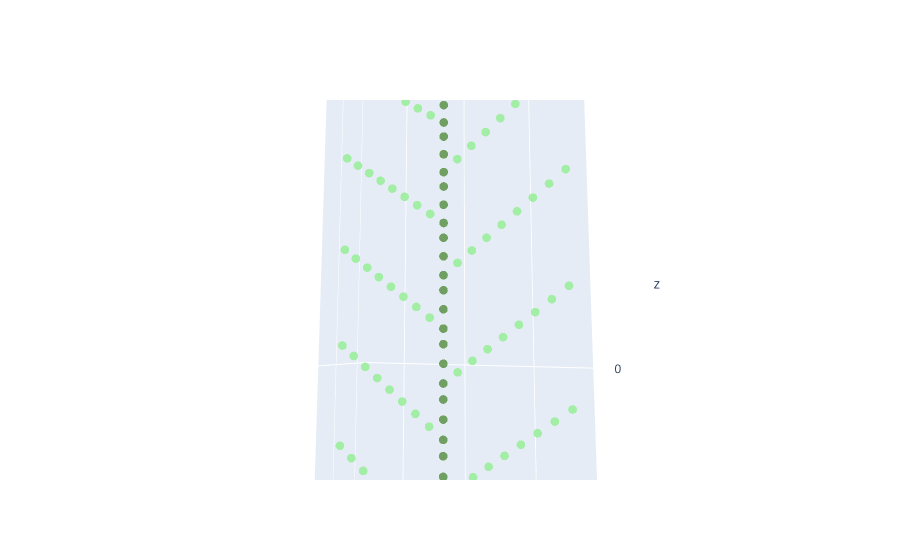
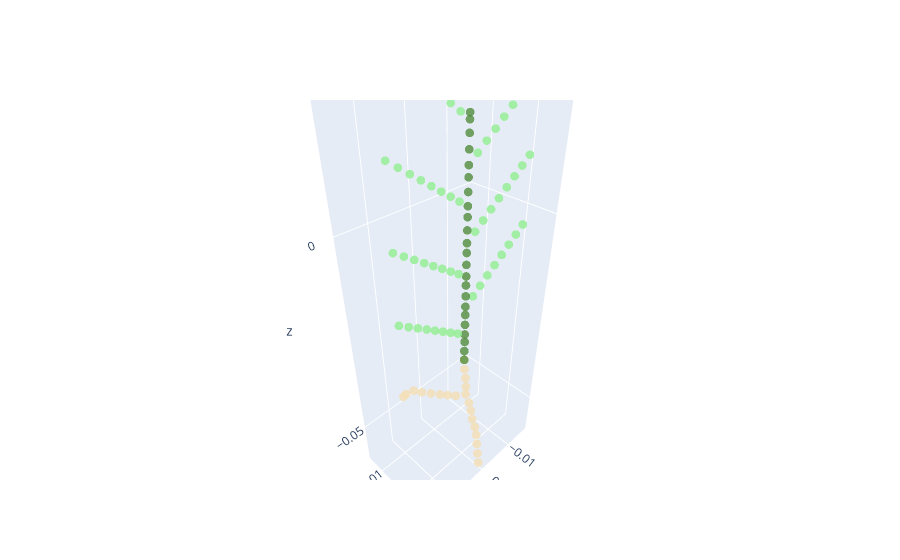

Notebook code cell kept with these figures, in order:
### Markdown cell above
## 5. Change the length of the Stem
### 5.1 lmax: the maximal length
Length is controled by six parameters, among them, the maximal length is controled by lmax. if we only change the lmax, the growth will only depends on the time. Lets see what will happend if we only change the lmax of the main stem:

### Code cell
def change_parameter(input_name, output_name, organ_name, subtype , parameter_name, value_type, value):   
    all_parameter = ET.parse("../modelparameter/{}.xml".format(input_name)) # read the parameter file from xml file
    plant_parameter = all_parameter.getroot() # get the first level of parameters
    original_lmax = plant_parameter.find("./organ[@type='{}'][@subType='{}']/parameter[@name='{}']".format(organ_name, subtype, parameter_name)).get('{}'.format(value_type)) # get function to read the value
    # The '10' in the following line is the value that need to be changed change the value
    plant_parameter.find("./organ[@type='{}'][@subType='{}']/parameter[@name='{}']".format(organ_name, subtype, parameter_name)).set('{}'.format(value_type),'{}'.format(value)) # set function to read the value
    current_lmax = plant_parameter.find("./organ[@type='{}'][@subType='{}']/parameter[@name='{}']".format(organ_name, subtype, parameter_name)).get('{}'.format(value_type)) # get function to read the value
    print('original {} of {} organ with subtype {} is {}, changed to {}'.format(parameter_name, organ_name, subtype ,original_lmax, current_lmax))
    all_parameter.write('../modelparameter/{}.xml'.format(output_name))
change_parameter('PMA2018', 'testXML', 'stem', '1', 'lmax', 'value','10')
name = 'testXML'
smallplant = CPlantBox(name, time, name) # make a plant object in python
fig = visual_plant(smallplant)    
fig.show()
# Try to change the "10" to 5
change_parameter('PMA2018', 'testXML', 'stem', '1', 'lmax', 'value','5')
smallplant = CPlantBox(name, time, name) # make a plant object in python
fig = visual_plant(smallplant)    
fig.show()

### Figure 1 — Plotly figure (JSON) as saved in the notebook; plotly's stock layout.template omitted (floating-point values rounded to 4 significant figures; data arrays with more than 128 entries replaced by an {"elided": "..."} marker saying what was removed)
{"data": [{"marker": {"color": {"elided": "177 int values"}, "colorscale": [[0, "wheat"], [0.5, "darkgreen"], [1, "lightgreen"]], "opacity": 0.8, "size": 3}, "mode": "markers", "type": "scatter3d", "x": {"elided": "177 float values"}, "y": {"elided": "177 float values"}, "z": {"elided": "177 float values"}}], "layout": {"autosize": true, "scene": {"aspectmode": "data", "aspectratio": {"x": 0.9124, "y": 0.2827, "z": 3.877}, "camera": {"center": {"x": 0, "y": 0, "z": 0}, "eye": {"x": -0.6824, "y": 1.448, "z": -0.1768}, "projection": {"type": "perspective"}, "up": {"x": 0, "y": 0, "z": 1}}, "domain": {"x": [0, 1], "y": [0, 1]}}}}

### Figure 2 — Plotly figure (JSON) as saved in the notebook; plotly's stock layout.template omitted (floating-point values rounded to 4 significant figures)
{"data": [{"marker": {"color": [2, 4, 2, 2, 2, 2, 2, 2, 2, 2, 2, 2, 2, 2, 2, 2, 2, 2, 2, 2, 2, 2, 4, 4, 4, 8, 8, 8, 8, 8, 8, 8, 8, 4, 4, 4, 8, 8, 8, 8, 8, 8, 8, 8, 4, 4, 4, 8, 8, 8, 8, 8, 8, 8, 8, 4, 4, 4, 8, 8, 8, 8, 8, 8, 8, 8, 4, 4, 4, 8, 8, 8, 8, 8, 8, 8, 8, 4, 4, 4, 8, 8, 8, 8, 8, 8, 8, 8, 4, 4, 4, 8, 8, 8, 8, 8, 8, 8, 8, 4], "colorscale": [[0, "wheat"], [0.5, "darkgreen"], [1, "lightgreen"]], "opacity": 0.8, "size": 3}, "mode": "markers", "type": "scatter3d", "x": [0, 0, 0.0001289, 6.593e-05, 7.078e-05, 5.144e-05, 0.001164, 0.001556, 0.001941, 0.002745, 0.003622, 0.004155, 0.005294, 0.005906, -0.0002036, -0.0004545, -0.0004272, -0.0006461, -0.0007092, -0.0003333, 0.0002314, 0.0006681, 0, 0, 0, 0.002023, 0.004045, 0.006068, 0.00809, 0.01011, 0.01214, 0.01416, 0.01618, 0, 0, 0, -0.002023, -0.004045, -0.006068, -0.00809, -0.01011, -0.01214, -0.01416, -0.01618, 0, 0, 0, 0.002023, 0.004045, 0.006068, 0.00809, 0.01011, 0.01214, 0.01416, 0.01618, 0, 0, 0, -0.002023, -0.004045, -0.006068, -0.00809, -0.01011, -0.01214, -0.01416, -0.01618, 0, 0, 0, 0.002023, 0.004045, 0.006068, 0.00809, 0.01011, 0.01214, 0.01416, 0.01618, 0, 0, 0, -0.002023, -0.004045, -0.006068, -0.00809, -0.01011, -0.01214, -0.01416, -0.01618, 0, 0, 0, 0.002023, 0.004045, 0.006068, 0.00809, 0.01011, 0.01214, 0.01416, 0.01618, 0], "y": [0, 0, 0.0002682, 0.0005724, 0.0007866, 0.0007108, -0.001223, -0.003392, -0.005553, -0.007786, -0.01003, -0.01234, -0.01394, -0.01432, 0.001566, 0.002036, 0.002525, 0.003262, 0.003772, 0.004414, 0.005208, 0.005999, 0, 0, 0, -1.883e-16, -3.765e-16, -5.648e-16, -7.53e-16, -9.413e-16, -1.13e-15, -1.318e-15, -1.506e-15, 0, 0, 0, 4.4e-16, 8.8e-16, 1.32e-15, 1.76e-15, 2.2e-15, 2.64e-15, 3.08e-15, 3.52e-15, 0, 0, 0, 2.28e-16, 4.56e-16, 6.84e-16, 9.121e-16, 1.14e-15, 1.368e-15, 1.596e-15, 1.824e-15, 0, 0, 0, 2.373e-17, 4.746e-17, 7.118e-17, 9.491e-17, 1.186e-16, 1.424e-16, 1.661e-16, 1.898e-16, 0, 0, 0, -2.755e-16, -5.509e-16, -8.264e-16, -1.102e-15, -1.377e-15, -1.653e-15, -1.928e-15, -2.204e-15, 0, 0, 0, 5.272e-16, 1.054e-15, 1.582e-15, 2.109e-15, 2.636e-15, 3.163e-15, 3.69e-15, 4.218e-15, 0, 0, 0, 1.408e-16, 2.816e-16, 4.224e-16, 5.632e-16, 7.04e-16, 8.448e-16, 9.856e-16, 1.126e-15, 0], "z": [-0.03, -0.03, -0.03248, -0.03496, -0.03745, -0.03995, -0.04108, -0.04226, -0.04346, -0.04424, -0.04492, -0.04572, -0.04726, -0.04809, -0.04229, -0.04473, -0.04718, -0.04956, -0.05201, -0.05439, -0.0567, -0.05903, -0.0275, -0.025, -0.023, -0.02153, -0.02006, -0.01859, -0.01712, -0.01565, -0.01418, -0.01271, -0.01124, -0.0205, -0.018, -0.016, -0.01453, -0.01306, -0.01159, -0.01012, -0.008653, -0.007183, -0.005714, -0.004244, -0.0135, -0.011, -0.009, -0.007531, -0.006061, -0.004592, -0.003122, -0.001653, -0.0001832, 0.001286, 0.002756, -0.0065, -0.004, -0.002, -0.0005305, 0.0009389, 0.002408, 0.003878, 0.005347, 0.006817, 0.008286, 0.009756, 0.0005, 0.003, 0.005, 0.006469, 0.007939, 0.009408, 0.01088, 0.01235, 0.01382, 0.01529, 0.01676, 0.0075, 0.01, 0.012, 0.01347, 0.01494, 0.01641, 0.01788, 0.01935, 0.02082, 0.02229, 0.02376, 0.0145, 0.017, 0.019, 0.02047, 0.02194, 0.02341, 0.02488, 0.02635, 0.02782, 0.02929, 0.03076, 0.02]}], "layout": {"autosize": true, "scene": {"aspectmode": "data", "aspectratio": {"x": 0.8311, "y": 0.5219, "z": 2.306}, "domain": {"x": [0, 1], "y": [0, 1]}}}}
